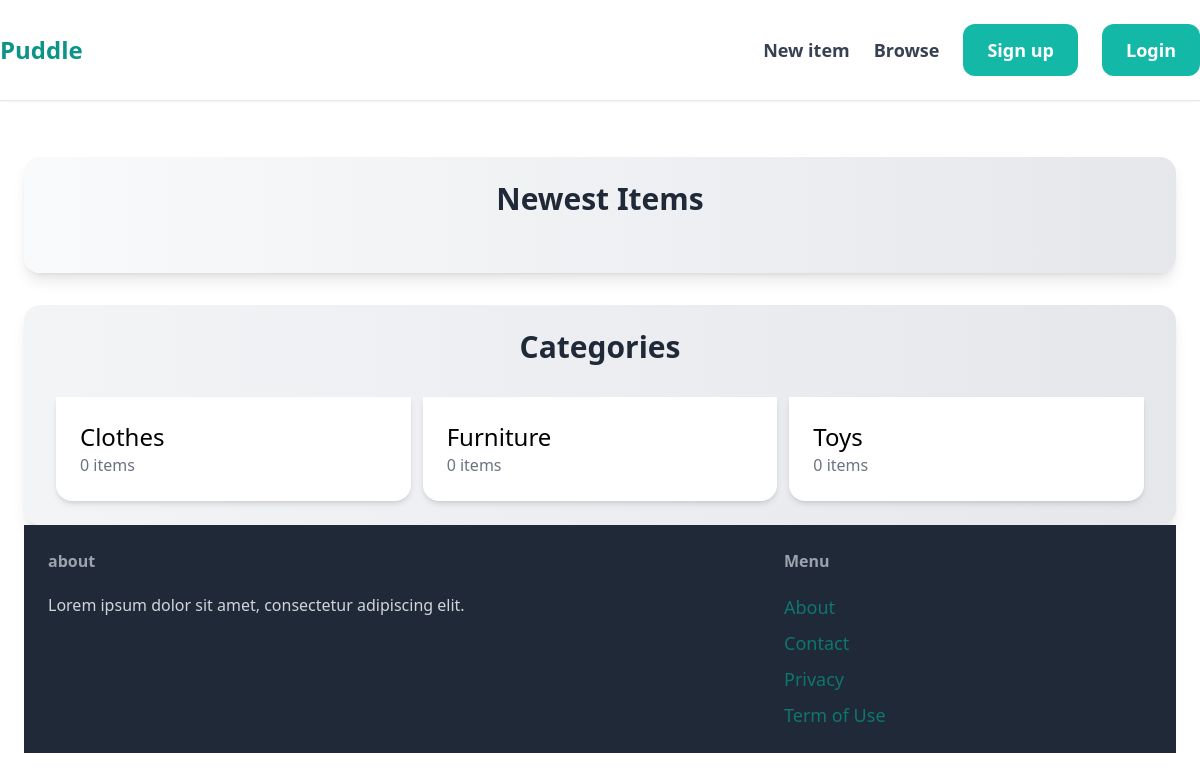
/, run on an earlier commit of the app's database.
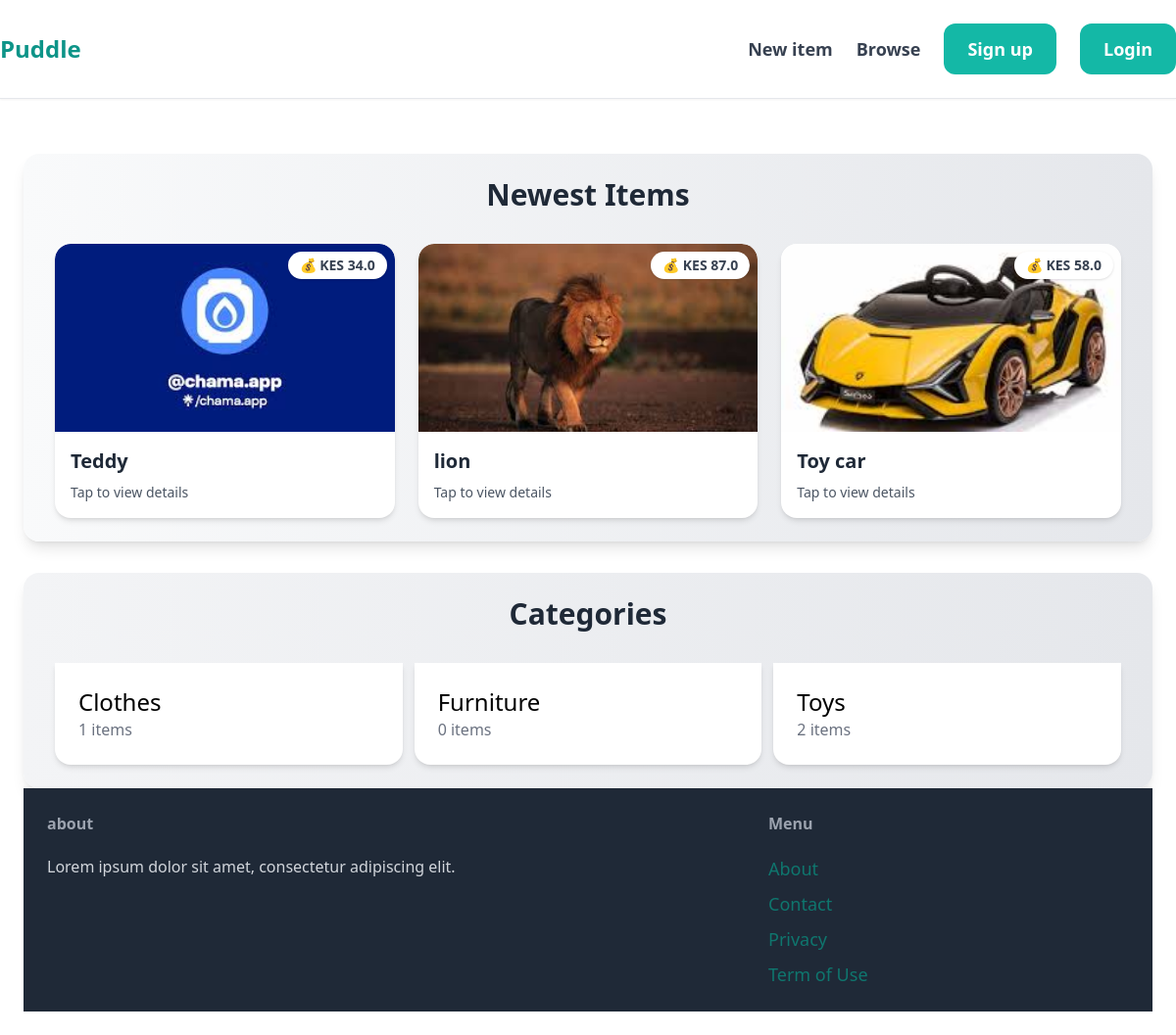
And on a later commit of the database.
### item/models.py (models this page shows, shortened)
class Category(models.Model):
    name = models.CharField(max_length=255)
    class Meta:
        ordering = ['name',]
        verbose_name_plural = 'Categories'

class Item(models.Model):
    category = models.ForeignKey(Category, related_name='items', on_delete=models.CASCADE)
    name = models.CharField(max_length=255)
    description = models.TextField(blank=True)
    price = models.FloatField()
    image = models.ImageField(upload_to='items_images', blank=True, null=True)
    is_sold = models.BooleanField(default=False)
    created_at = models.DateTimeField(auto_now_add=True)
    created_by = models.ForeignKey(User, related_name='items', on_delete=models.CASCADE)

### core/views.py (the view)
# urls.py: path('', views.index, name='index'),
def index(request):
    items = Item.objects.filter(is_sold=False)[0:6]
    categories = Category.objects.all()
    return render(request, 'core/index.html',{
        'items': items,
        'categories': categories
    })

### core/templates/core/index.html (shortened to what this page needs)
{%extends "core/base.html"%}
{%block content%}
<div class="mt-8 px-8 py-6 bg-gradient-to-r from-gray-50 to-gray-200 shadow-lg rounded-2xl">
    <h2 class="mb-8 text-3xl font-semibold text-center text-gray-800">Newest Items</h2>
    <div class="grid grid-cols-1 sm:grid-cols-2 md:grid-cols-3 gap-6">
        {% for item in items %}
            <div class="transition-transform transform hover:scale-105 hover:shadow-xl bg-white rounded-2xl shadow-md overflow-hidden">
                <a href="{% url 'item:detail' item.id %}" class="block">
                    <div class="relative">
                        <img src="{{ item.image.url }}" alt="{{ item.name }}" class="rounded-t-2xl w-full h-48 object-cover">
                        <div class="absolute top-2 right-2 bg-white px-3 py-1 rounded-full text-sm font-semibold text-gray-700 shadow">
                            💰 KES {{ item.price }}
                        </div>
                    </div>
                    <div class="p-4">
                        <h2 class="text-xl font-semibold text-gray-800">{{ item.name }}</h2>
                        <p class="mt-2 text-sm text-gray-600">Tap to view details</p>
                    </div>
                </a>
            </div>
        {% endfor %}
    </div>
</div>
<div class="mt-8 px-8 py-6 bg-gradient-to-r from-gray-100 to-gray-200 shadow-lg rounded-2xl">
    <h2 class="mb-8 text-3xl font-semibold text-center text-gray-800">Categories</h2>
    <div class="grid grid-cols-3 gap-3">
        {% for category in categories %}
            <div>
                <a href="#">
                   <div class="p-6 bg-white rounded-b-2xl shadow-md">
                     <h2 class="text-2xl">{{ category.name }}</h2>
                     <p class="text-gray-500">{{ category.items.count }} items</p>
                   </div>
            </a>
            </div>
        {% endfor %}
    </div>
{%endblock%}

What changed in the data, as far as the page shows it:
added Item: image (picture), price "34.0", name "Teddy"
added Item: image (picture), price "87.0", name "lion"
added Item: image (picture), price "58.0", name "Toy car"
computed for Category "Clothes": items.count "0" → "1"
computed for Category "Toys": items.count "0" → "2"
